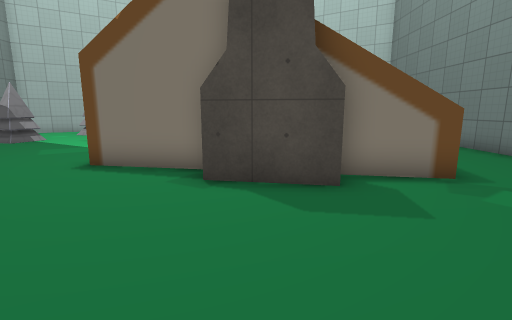
view 1 (above)

16 first-person views from a walk through a Godot game level. The camera is 1.3 m above the floor, tilts 10° down and sees 85° across. The floor is counted in squares, 1 m on a side. Each view is taken from the middle of a square. On the plan, view 1 faces up. The plan holds only what a view shows up to about 13 squares ahead; the rest is blank. The place goes on beyond the plan. Some surface patterns are stand-ins.

view 2
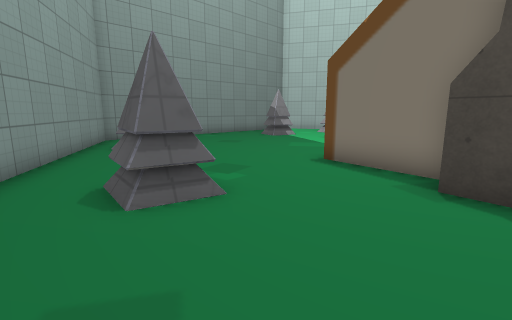

view 3
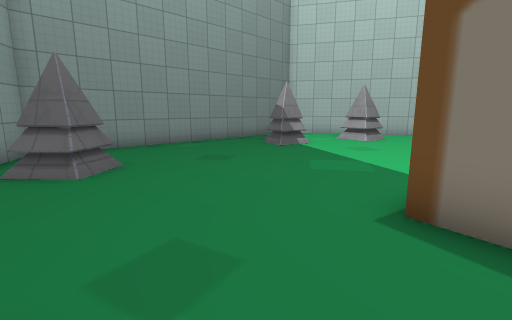

view 4
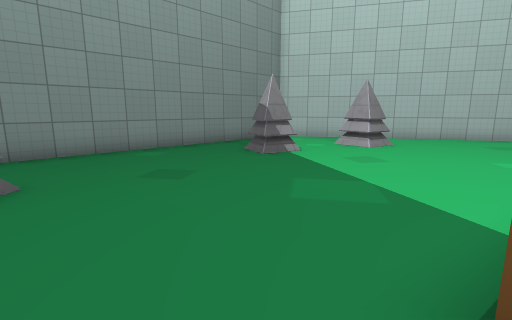

view 5
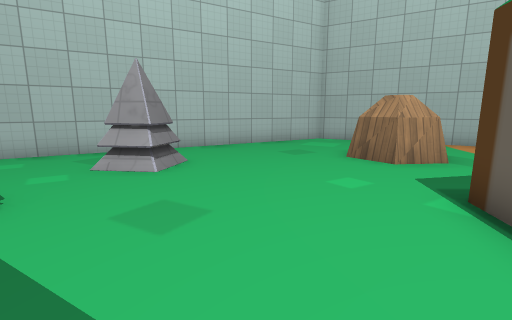

view 6
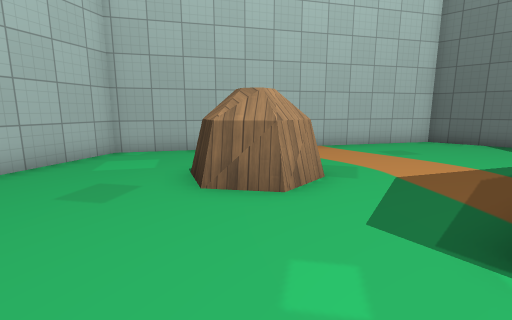

view 7
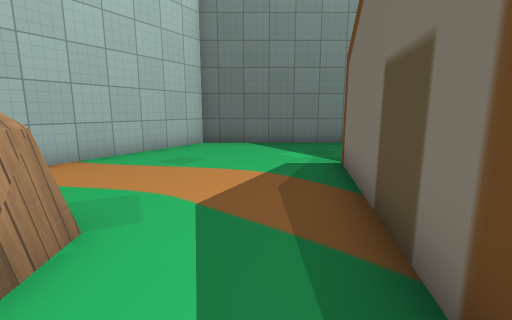

view 8
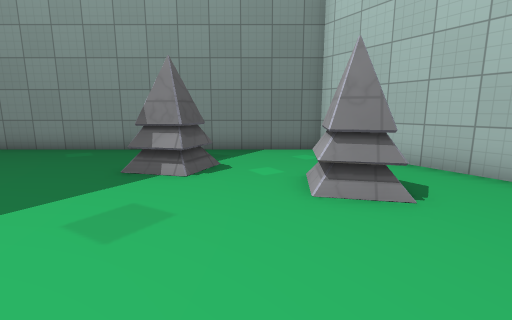

view 9
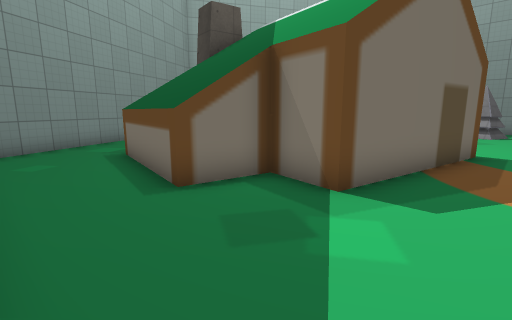

view 10
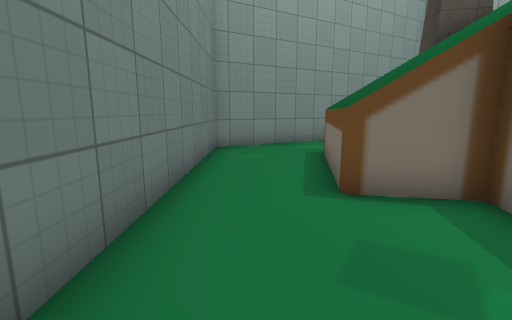

view 11
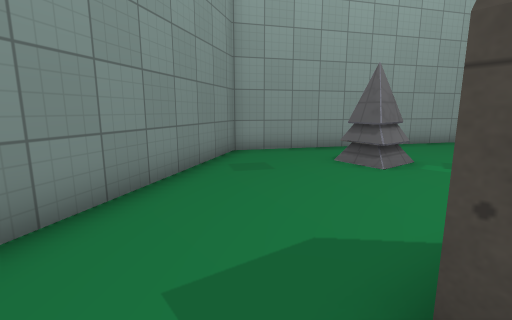

view 12
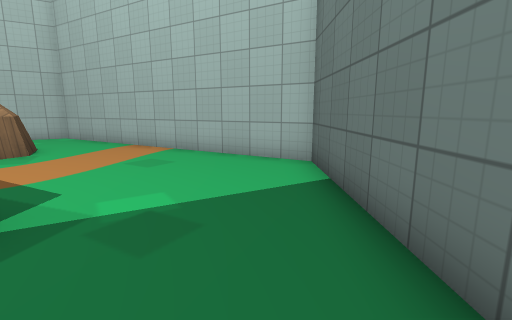

view 13
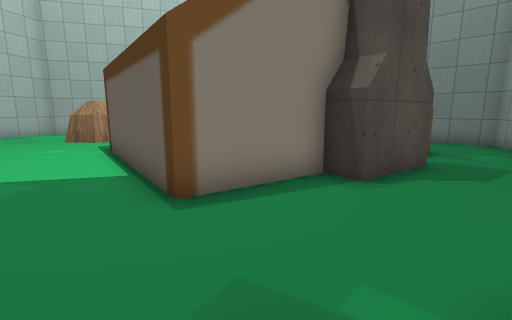

view 14
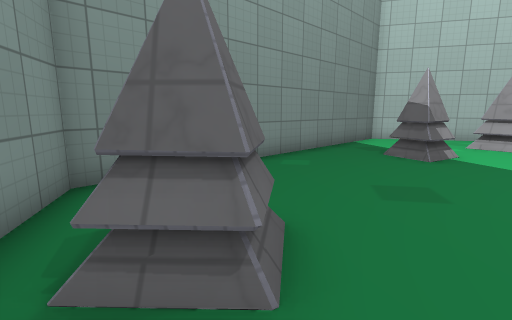

view 15
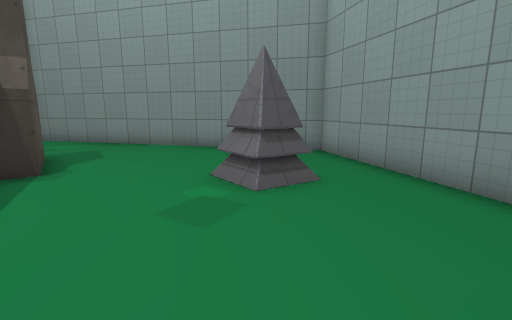

view 16
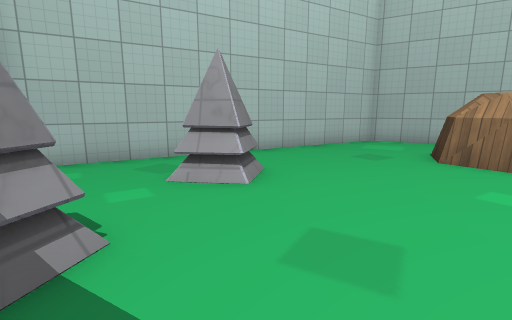

### Floor plan
Points are (right, up) in squares from view 1. A wall is a line through its corners. A room is listed if a view was taken in it or the views show most of it. See-through windows are left out.
Room 1 (views 1, 2, 3, 4, 5, 6, 7, 8, 9, 10, 11, 12, 13, 14, 15, 16)
walls: (-2.3, 16) (-3, 17); (-9.8, 12.4) (-10, 11.5); (-9.9, 12.5) (-10.2, 11.5) (-11.1, 11.9); (-2.3, 16.3) (-2.7, 16.9); (-1.1, 16) (-2.5, 15.8); (-1.3, 16.1) (-2.6, 16) (-3.2, 16.9) (-2.7, 18.1); (-1.8, 16.6) (-2.4, 16.5); (-8.3, 16) (-8.5, 15.4); (-3.8, 2.6) (-4, 1.6) (-4.7, 1.7) (-4.5, 2.4); (-3.6, 2.6) (-3.9, 1.6); (-4.7, 2.6) (-3.8, 2.4); (-8, 16.3) (-8.3, 15.1); (1.5, 4.7) (-1, 5.2) (-0.9, 6.1) (-4, 6.7) (-2.9, 12.9) (2.9, 11.8) (2.6, 10.1) (4.6, 9.7) (3.9, 5.3) (1.7, 5.6); (-10, 5.2) (-9.4, 4.3); (-10.1, 5) (-9.4, 4.1); (-9.5, 4.2) (-10.3, 3.5); (-4.9, 1.7) (-4.7, 2.7); (-1.5, 18.1) (-0.8, 17) (-1, 16.5); (-13.4, 11.5) (-13.4, 4) (-3, -2.1) (7.5, 4) (7.5, 16.2) (-3, 22.3) (-10, 18.2)
low walls: (-4.7, 2.7) (-3.8, 2.6); (-9.4, 4.1) (-10, 3.5)
ways out: opening at (-12.5, 12) to room 2; opening at (-9.7, 14.7) to room 2
Room 2 (no view inside)
walls: (-10.9, 12.8) (-9.9, 12.5); (-8.5, 15.2) (-9.5, 15.3); (-8.5, 15.4) (-9.1, 15.4); (-10, 18.2) (-13.4, 16.2) (-13.4, 11.5)
ways out: opening at (-12.5, 12) to room 1; opening at (-9.7, 14.7) to room 1

Where each view was taken, in squares from view 1:
view 1: 0 up, 0 right, facing up
view 2: 0 up, 0 right, facing up-left
view 3: 3 up, 3 left, facing up-left
view 4: 5 up, 4 left, facing up-left
view 5: 9 up, 6 left, facing up
view 6: 13 up, 6 left, facing up-right
view 7: 14 up, 4 left, facing right
view 8: 14 up, 4 left, facing left
view 9: 14 up, 7 right, facing down-left
view 10: 14 up, 6 right, facing down
view 11: 5 up, 3 right, facing down-left
view 12: 9 up, 6 right, facing up
view 13: 3 up, 6 left, facing up-right
view 14: 3 up, 8 left, facing up-left
view 15: 6 up, 8 left, facing down-right
view 16: 10 up, 8 left, facing up
